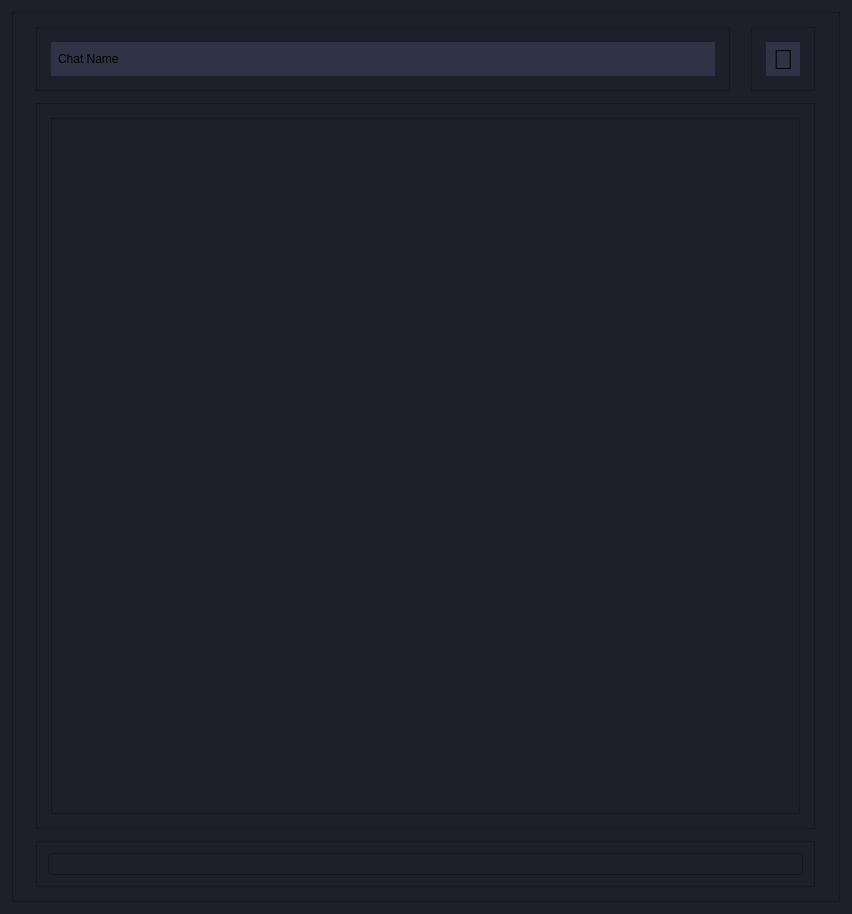
<?xml version="1.0" encoding="UTF-8"?>
<ui version="4.0">
 <class>MainWindow</class>
 <widget class="QMainWindow" name="MainWindow">
  <property name="geometry">
   <rect>
    <x>0</x>
    <y>0</y>
    <width>852</width>
    <height>914</height>
   </rect>
  </property>
  <property name="windowTitle">
   <string>MainWindow</string>
  </property>
  <widget class="QWidget" name="centralwidget">
   <property name="styleSheet">
    <string notr="true">QWidget {
background-color:rgb(29, 31, 43);
}</string>
   </property>
   <layout class="QVBoxLayout" name="verticalLayout">
    <item>
     <widget class="QFrame" name="view_frame">
      <property name="sizeIncrement">
       <size>
        <width>0</width>
        <height>0</height>
       </size>
      </property>
      <property name="styleSheet">
       <string notr="true">QFrame{
	padding:2px;
	margin:3px
}</string>
      </property>
      <property name="frameShape">
       <enum>QFrame::Shape::StyledPanel</enum>
      </property>
      <property name="frameShadow">
       <enum>QFrame::Shadow::Raised</enum>
      </property>
      <layout class="QGridLayout" name="gridLayout_2">
       <item row="0" column="0">
        <widget class="QFrame" name="View_frame1">
         <property name="minimumSize">
          <size>
           <width>0</width>
           <height>0</height>
          </size>
         </property>
         <property name="maximumSize">
          <size>
           <width>700</width>
           <height>70</height>
          </size>
         </property>
         <property name="frameShape">
          <enum>QFrame::Shape::StyledPanel</enum>
         </property>
         <property name="frameShadow">
          <enum>QFrame::Shadow::Raised</enum>
         </property>
         <layout class="QVBoxLayout" name="verticalLayout_3">
          <item>
           <widget class="QLabel" name="view_layout">
            <property name="styleSheet">
             <string notr="true">QLabel{
	background-color:#303345;
	border:2px solid #303345;
	border-radius:20px;
}</string>
            </property>
            <property name="text">
             <string>Chat Name</string>
            </property>
           </widget>
          </item>
         </layout>
        </widget>
       </item>
       <item row="2" column="0" colspan="2">
        <widget class="QFrame" name="Message_frame">
         <property name="enabled">
          <bool>true</bool>
         </property>
         <property name="minimumSize">
          <size>
           <width>0</width>
           <height>0</height>
          </size>
         </property>
         <property name="maximumSize">
          <size>
           <width>800</width>
           <height>80</height>
          </size>
         </property>
         <property name="sizeIncrement">
          <size>
           <width>0</width>
           <height>0</height>
          </size>
         </property>
         <property name="frameShape">
          <enum>QFrame::Shape::StyledPanel</enum>
         </property>
         <property name="frameShadow">
          <enum>QFrame::Shadow::Raised</enum>
         </property>
         <layout class="QVBoxLayout" name="verticalLayout_5">
          <item>
           <widget class="QLineEdit" name="Message">
            <property name="maximumSize">
             <size>
              <width>800</width>
              <height>60</height>
             </size>
            </property>
            <property name="inputMask">
             <string/>
            </property>
            <property name="text">
             <string/>
            </property>
           </widget>
          </item>
         </layout>
        </widget>
       </item>
       <item row="0" column="1">
        <widget class="QFrame" name="View_frame2">
         <property name="maximumSize">
          <size>
           <width>70</width>
           <height>70</height>
          </size>
         </property>
         <property name="frameShape">
          <enum>QFrame::Shape::StyledPanel</enum>
         </property>
         <property name="frameShadow">
          <enum>QFrame::Shadow::Raised</enum>
         </property>
         <layout class="QVBoxLayout" name="verticalLayout_4">
          <item>
           <widget class="QLabel" name="view_layout_2">
            <property name="font">
             <font>
              <pointsize>20</pointsize>
             </font>
            </property>
            <property name="styleSheet">
             <string notr="true">QLabel{
	background-color:#303345;
	border:2px solid #303345;
	border-radius:20px;
}</string>
            </property>
            <property name="text">
             <string>🧑</string>
            </property>
            <property name="alignment">
             <set>Qt::AlignmentFlag::AlignCenter</set>
            </property>
           </widget>
          </item>
         </layout>
        </widget>
       </item>
       <item row="1" column="0" colspan="2">
        <widget class="QFrame" name="frame_3">
         <property name="frameShape">
          <enum>QFrame::Shape::StyledPanel</enum>
         </property>
         <property name="frameShadow">
          <enum>QFrame::Shadow::Raised</enum>
         </property>
         <layout class="QHBoxLayout" name="horizontalLayout">
          <item>
           <widget class="QTextEdit" name="Message_show"/>
          </item>
         </layout>
        </widget>
       </item>
      </layout>
     </widget>
    </item>
   </layout>
  </widget>
 </widget>
 <resources/>
 <connections/>
</ui>
